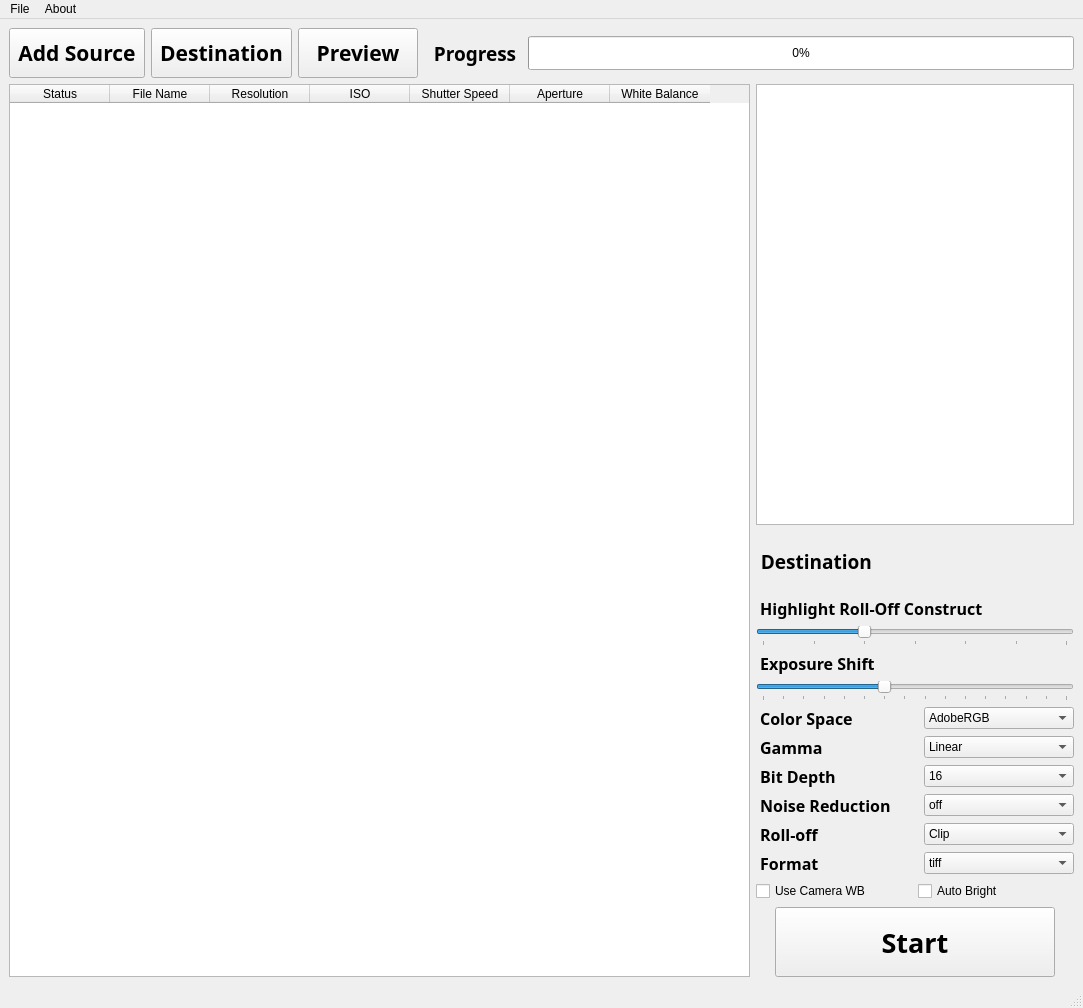
<?xml version="1.0" encoding="UTF-8"?>
<ui version="4.0">
 <class>MainWindow</class>
 <widget class="QMainWindow" name="MainWindow">
  <property name="geometry">
   <rect>
    <x>0</x>
    <y>0</y>
    <width>1083</width>
    <height>1008</height>
   </rect>
  </property>
  <property name="windowTitle">
   <string>Ultra Raw Converter 0.0.7-Beta</string>
  </property>
  <property name="windowOpacity">
   <double>0.999980000000000</double>
  </property>
  <property name="styleSheet">
   <string notr="true"/>
  </property>
  <widget class="QWidget" name="centralwidget">
   <layout class="QVBoxLayout" name="verticalLayout_2">
    <item>
     <layout class="QHBoxLayout" name="horizontalLayout_2">
      <item>
       <widget class="QToolButton" name="toolButton_AddSource">
        <property name="minimumSize">
         <size>
          <width>120</width>
          <height>50</height>
         </size>
        </property>
        <property name="font">
         <font>
          <family>DIN Condensed</family>
          <pointsize>16</pointsize>
          <weight>75</weight>
          <bold>true</bold>
         </font>
        </property>
        <property name="text">
         <string>Add Source</string>
        </property>
       </widget>
      </item>
      <item>
       <widget class="QToolButton" name="toolButton_Des">
        <property name="minimumSize">
         <size>
          <width>120</width>
          <height>50</height>
         </size>
        </property>
        <property name="font">
         <font>
          <family>DIN Condensed</family>
          <pointsize>16</pointsize>
          <weight>75</weight>
          <bold>true</bold>
         </font>
        </property>
        <property name="text">
         <string>Destination</string>
        </property>
       </widget>
      </item>
      <item>
       <widget class="QToolButton" name="toolButton_Preview">
        <property name="minimumSize">
         <size>
          <width>120</width>
          <height>50</height>
         </size>
        </property>
        <property name="font">
         <font>
          <family>DIN Condensed</family>
          <pointsize>16</pointsize>
          <weight>75</weight>
          <bold>true</bold>
         </font>
        </property>
        <property name="layoutDirection">
         <enum>Qt::LeftToRight</enum>
        </property>
        <property name="text">
         <string> Preview </string>
        </property>
       </widget>
      </item>
      <item>
       <layout class="QHBoxLayout" name="horizontalLayout_3">
        <item>
         <widget class="QLabel" name="label">
          <property name="font">
           <font>
            <family>DIN Condensed</family>
            <pointsize>14</pointsize>
            <weight>75</weight>
            <bold>true</bold>
           </font>
          </property>
          <property name="text">
           <string>  Progress </string>
          </property>
         </widget>
        </item>
        <item>
         <widget class="QProgressBar" name="progressBar">
          <property name="minimumSize">
           <size>
            <width>0</width>
            <height>34</height>
           </size>
          </property>
          <property name="value">
           <number>0</number>
          </property>
          <property name="textVisible">
           <bool>true</bool>
          </property>
          <property name="invertedAppearance">
           <bool>false</bool>
          </property>
         </widget>
        </item>
       </layout>
      </item>
     </layout>
    </item>
    <item>
     <layout class="QHBoxLayout" name="horizontalLayout_5" stretch="7,3">
      <item>
       <widget class="QTableWidget" name="tableWidget">
        <column>
         <property name="text">
          <string>Status</string>
         </property>
         <property name="textAlignment">
          <set>AlignCenter</set>
         </property>
        </column>
        <column>
         <property name="text">
          <string>File Name</string>
         </property>
         <property name="textAlignment">
          <set>AlignCenter</set>
         </property>
        </column>
        <column>
         <property name="text">
          <string>Resolution</string>
         </property>
         <property name="textAlignment">
          <set>AlignCenter</set>
         </property>
        </column>
        <column>
         <property name="text">
          <string>ISO</string>
         </property>
         <property name="textAlignment">
          <set>AlignCenter</set>
         </property>
        </column>
        <column>
         <property name="text">
          <string>Shutter Speed</string>
         </property>
         <property name="textAlignment">
          <set>AlignCenter</set>
         </property>
        </column>
        <column>
         <property name="text">
          <string>Aperture</string>
         </property>
         <property name="textAlignment">
          <set>AlignCenter</set>
         </property>
        </column>
        <column>
         <property name="text">
          <string>White Balance</string>
         </property>
         <property name="font">
          <font>
           <kerning>true</kerning>
          </font>
         </property>
         <property name="textAlignment">
          <set>AlignCenter</set>
         </property>
        </column>
       </widget>
      </item>
      <item>
       <layout class="QVBoxLayout" name="verticalLayout" stretch="1,0,0,0,0,0,0,0,0">
        <item>
         <widget class="QTextBrowser" name="textBrowser_info"/>
        </item>
        <item>
         <layout class="QHBoxLayout" name="horizontalLayout" stretch="0,1">
          <item>
           <widget class="QLabel" name="label_2">
            <property name="font">
             <font>
              <family>DIN Condensed</family>
              <pointsize>14</pointsize>
              <weight>75</weight>
              <bold>true</bold>
             </font>
            </property>
            <property name="text">
             <string> Destination</string>
            </property>
           </widget>
          </item>
          <item>
           <widget class="QTextBrowser" name="textBrowser_Destination">
            <property name="minimumSize">
             <size>
              <width>0</width>
              <height>0</height>
             </size>
            </property>
            <property name="maximumSize">
             <size>
              <width>16777215</width>
              <height>60</height>
             </size>
            </property>
            <property name="font">
             <font>
              <family>Arial</family>
              <pointsize>7</pointsize>
             </font>
            </property>
            <property name="cursor" stdset="0">
             <cursorShape>SizeVerCursor</cursorShape>
            </property>
            <property name="acceptDrops">
             <bool>true</bool>
            </property>
            <property name="autoFillBackground">
             <bool>false</bool>
            </property>
            <property name="styleSheet">
             <string notr="true">background-color: rgba(255, 255, 255, 0);
border-bottom-color: rgba(255, 255, 255, 0);
border-color: rgba(255, 255, 255, 0);</string>
            </property>
            <property name="verticalScrollBarPolicy">
             <enum>Qt::ScrollBarAlwaysOff</enum>
            </property>
            <property name="horizontalScrollBarPolicy">
             <enum>Qt::ScrollBarAlwaysOff</enum>
            </property>
           </widget>
          </item>
         </layout>
        </item>
        <item>
         <widget class="QLabel" name="label_RollOffConstruct">
          <property name="font">
           <font>
            <family>DIN Condensed</family>
            <pointsize>12</pointsize>
            <weight>75</weight>
            <bold>true</bold>
           </font>
          </property>
          <property name="text">
           <string> Highlight Roll-Off Construct</string>
          </property>
         </widget>
        </item>
        <item>
         <widget class="QSlider" name="horizontalSlider_RollOff">
          <property name="minimum">
           <number>3</number>
          </property>
          <property name="maximum">
           <number>9</number>
          </property>
          <property name="value">
           <number>5</number>
          </property>
          <property name="orientation">
           <enum>Qt::Horizontal</enum>
          </property>
          <property name="tickPosition">
           <enum>QSlider::TicksBelow</enum>
          </property>
          <property name="tickInterval">
           <number>1</number>
          </property>
         </widget>
        </item>
        <item>
         <widget class="QLabel" name="label_ExposureShift">
          <property name="font">
           <font>
            <family>DIN Condensed</family>
            <pointsize>12</pointsize>
            <weight>75</weight>
            <bold>true</bold>
           </font>
          </property>
          <property name="text">
           <string> Exposure Shift</string>
          </property>
         </widget>
        </item>
        <item>
         <widget class="QSlider" name="horizontalSlider_Expo">
          <property name="minimum">
           <number>-6</number>
          </property>
          <property name="maximum">
           <number>9</number>
          </property>
          <property name="pageStep">
           <number>0</number>
          </property>
          <property name="value">
           <number>0</number>
          </property>
          <property name="sliderPosition">
           <number>0</number>
          </property>
          <property name="tracking">
           <bool>true</bool>
          </property>
          <property name="orientation">
           <enum>Qt::Horizontal</enum>
          </property>
          <property name="invertedControls">
           <bool>false</bool>
          </property>
          <property name="tickPosition">
           <enum>QSlider::TicksBelow</enum>
          </property>
          <property name="tickInterval">
           <number>1</number>
          </property>
         </widget>
        </item>
        <item>
         <layout class="QGridLayout" name="gridLayout">
          <property name="horizontalSpacing">
           <number>18</number>
          </property>
          <item row="1" column="0">
           <widget class="QLabel" name="label_Gamma">
            <property name="font">
             <font>
              <family>DIN Condensed</family>
              <pointsize>12</pointsize>
              <weight>75</weight>
              <bold>true</bold>
             </font>
            </property>
            <property name="text">
             <string> Gamma</string>
            </property>
           </widget>
          </item>
          <item row="3" column="1">
           <widget class="QComboBox" name="comboBox_NoiseReduction">
            <item>
             <property name="text">
              <string>off</string>
             </property>
            </item>
            <item>
             <property name="text">
              <string>Light</string>
             </property>
            </item>
            <item>
             <property name="text">
              <string>Full</string>
             </property>
            </item>
           </widget>
          </item>
          <item row="0" column="0">
           <widget class="QLabel" name="label_ColorSpace">
            <property name="font">
             <font>
              <family>DIN Condensed</family>
              <pointsize>12</pointsize>
              <weight>75</weight>
              <bold>true</bold>
             </font>
            </property>
            <property name="text">
             <string> Color Space</string>
            </property>
           </widget>
          </item>
          <item row="2" column="0">
           <widget class="QLabel" name="label_Bps">
            <property name="font">
             <font>
              <family>DIN Condensed</family>
              <pointsize>12</pointsize>
              <weight>75</weight>
              <bold>true</bold>
             </font>
            </property>
            <property name="text">
             <string> Bit Depth</string>
            </property>
           </widget>
          </item>
          <item row="2" column="1">
           <widget class="QComboBox" name="comboBox_Bps">
            <item>
             <property name="text">
              <string>16</string>
             </property>
            </item>
            <item>
             <property name="text">
              <string>8</string>
             </property>
            </item>
           </widget>
          </item>
          <item row="1" column="1">
           <widget class="QComboBox" name="comboBox_Gamma">
            <item>
             <property name="text">
              <string>Linear</string>
             </property>
            </item>
            <item>
             <property name="text">
              <string>BT.709</string>
             </property>
            </item>
            <item>
             <property name="text">
              <string>sRGB</string>
             </property>
            </item>
           </widget>
          </item>
          <item row="5" column="1">
           <widget class="QComboBox" name="comboBox_Format">
            <item>
             <property name="text">
              <string>tiff</string>
             </property>
            </item>
            <item>
             <property name="text">
              <string>jpg</string>
             </property>
            </item>
            <item>
             <property name="text">
              <string>bmp</string>
             </property>
            </item>
            <item>
             <property name="text">
              <string>png</string>
             </property>
            </item>
           </widget>
          </item>
          <item row="3" column="0">
           <widget class="QLabel" name="label_NoiseReduction">
            <property name="font">
             <font>
              <family>DIN Condensed</family>
              <pointsize>12</pointsize>
              <weight>75</weight>
              <bold>true</bold>
             </font>
            </property>
            <property name="text">
             <string> Noise Reduction</string>
            </property>
           </widget>
          </item>
          <item row="0" column="1">
           <widget class="QComboBox" name="comboBox_ColorSpace">
            <item>
             <property name="text">
              <string>AdobeRGB</string>
             </property>
            </item>
            <item>
             <property name="text">
              <string>ProPhoto</string>
             </property>
            </item>
            <item>
             <property name="text">
              <string>Wide Color Gamut</string>
             </property>
            </item>
            <item>
             <property name="text">
              <string>XYZ</string>
             </property>
            </item>
            <item>
             <property name="text">
              <string>raw</string>
             </property>
            </item>
            <item>
             <property name="text">
              <string>sRGB</string>
             </property>
            </item>
            <item>
             <property name="text">
              <string>ACES</string>
             </property>
            </item>
           </widget>
          </item>
          <item row="5" column="0">
           <widget class="QLabel" name="label_Format">
            <property name="font">
             <font>
              <family>DIN Condensed</family>
              <pointsize>12</pointsize>
              <weight>75</weight>
              <bold>true</bold>
             </font>
            </property>
            <property name="text">
             <string> Format</string>
            </property>
           </widget>
          </item>
          <item row="4" column="0">
           <widget class="QLabel" name="label_RollOff">
            <property name="font">
             <font>
              <family>DIN Condensed</family>
              <pointsize>12</pointsize>
              <weight>75</weight>
              <bold>true</bold>
             </font>
            </property>
            <property name="text">
             <string> Roll-off</string>
            </property>
           </widget>
          </item>
          <item row="4" column="1">
           <widget class="QComboBox" name="comboBox">
            <item>
             <property name="text">
              <string>Clip</string>
             </property>
            </item>
            <item>
             <property name="text">
              <string>Ignore</string>
             </property>
            </item>
            <item>
             <property name="text">
              <string>Blend</string>
             </property>
            </item>
            <item>
             <property name="text">
              <string>Reconstruct</string>
             </property>
            </item>
           </widget>
          </item>
         </layout>
        </item>
        <item>
         <layout class="QHBoxLayout" name="horizontalLayout_4">
          <item>
           <widget class="QCheckBox" name="checkBox_UseCameraWB">
            <property name="text">
             <string>Use Camera WB</string>
            </property>
           </widget>
          </item>
          <item>
           <widget class="QCheckBox" name="checkBox_AutoBright">
            <property name="text">
             <string>Auto Bright</string>
            </property>
           </widget>
          </item>
         </layout>
        </item>
        <item alignment="Qt::AlignHCenter">
         <widget class="QPushButton" name="Button_Start">
          <property name="minimumSize">
           <size>
            <width>280</width>
            <height>70</height>
           </size>
          </property>
          <property name="maximumSize">
           <size>
            <width>200</width>
            <height>100</height>
           </size>
          </property>
          <property name="font">
           <font>
            <family>DIN Condensed</family>
            <pointsize>20</pointsize>
            <weight>75</weight>
            <bold>true</bold>
           </font>
          </property>
          <property name="cursor">
           <cursorShape>PointingHandCursor</cursorShape>
          </property>
          <property name="text">
           <string>Start</string>
          </property>
         </widget>
        </item>
       </layout>
      </item>
     </layout>
    </item>
   </layout>
  </widget>
  <widget class="QMenuBar" name="menubar">
   <property name="geometry">
    <rect>
     <x>0</x>
     <y>0</y>
     <width>1083</width>
     <height>26</height>
    </rect>
   </property>
   <widget class="QMenu" name="menuRaw_To_Tiff">
    <property name="title">
     <string>About</string>
    </property>
    <addaction name="actionHelp"/>
    <addaction name="actionAbout"/>
   </widget>
   <widget class="QMenu" name="menuFilew">
    <property name="title">
     <string>File</string>
    </property>
    <addaction name="actionAdd_Source"/>
    <addaction name="actionDestination"/>
   </widget>
   <addaction name="menuFilew"/>
   <addaction name="menuRaw_To_Tiff"/>
  </widget>
  <widget class="QStatusBar" name="statusbar"/>
  <action name="actionHelp">
   <property name="text">
    <string>Help</string>
   </property>
  </action>
  <action name="actionAbout">
   <property name="text">
    <string>About</string>
   </property>
  </action>
  <action name="actionAdd_Source">
   <property name="text">
    <string>Add Source</string>
   </property>
  </action>
  <action name="actionDestination">
   <property name="text">
    <string>Destination</string>
   </property>
  </action>
 </widget>
 <resources/>
 <connections/>
</ui>
